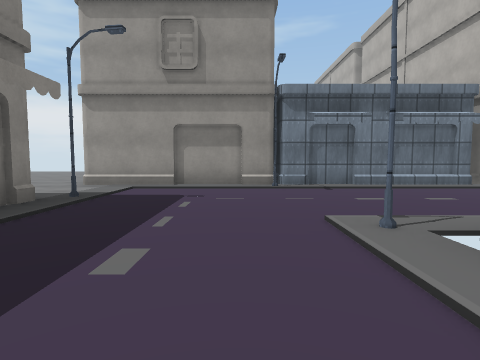
view 1 (above)

17 first-person views from a walk through a scene from a Unity 3-D project. The camera is 1.2 m above the floor, tilts 4° down and sees 80° across. The floor is counted in squares, 2 m on a side. Each view is taken from the middle of a square. On the plan, view 1 faces up. The plan holds only what a view shows up to about 9 squares ahead; the rest is blank. The place goes on beyond the plan. Some animated figures are not drawn. Some surface patterns are stand-ins.

view 2
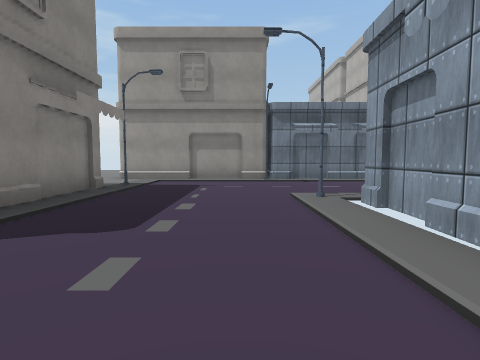

view 3
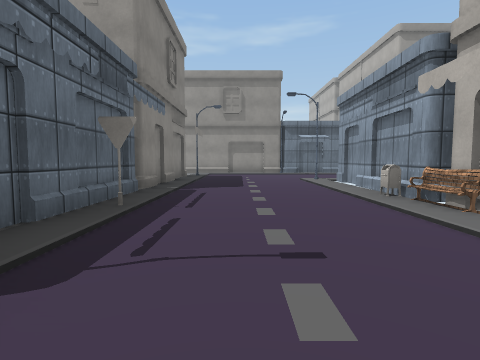

view 4
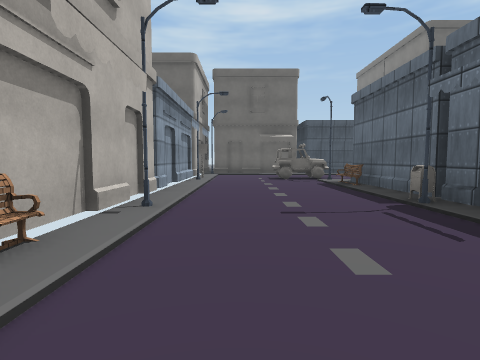

view 5
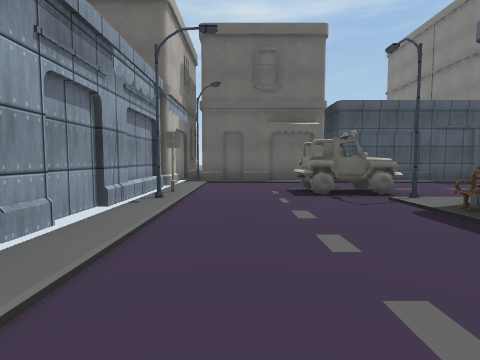

view 6
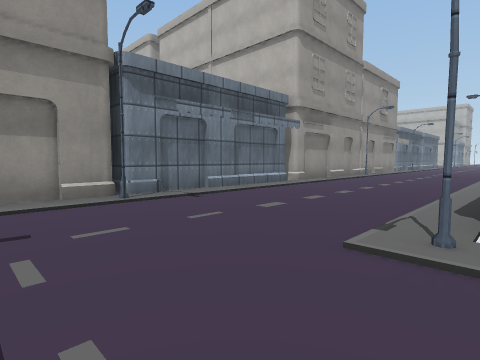

view 7
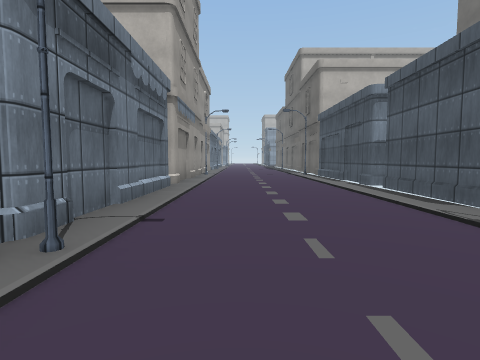

view 8
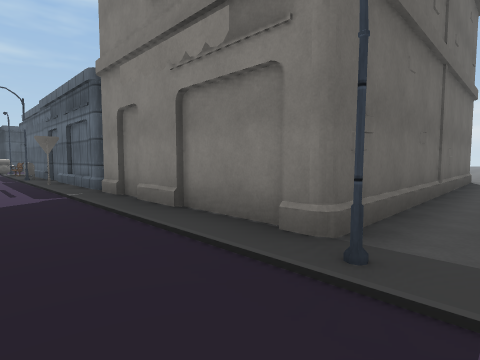

view 9
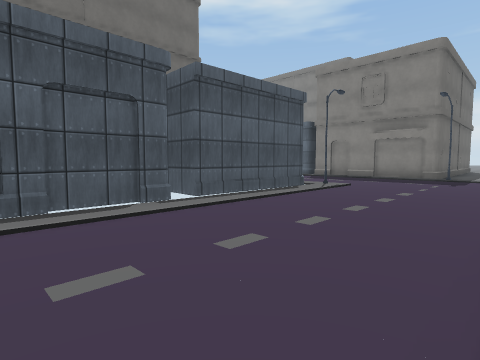

view 10
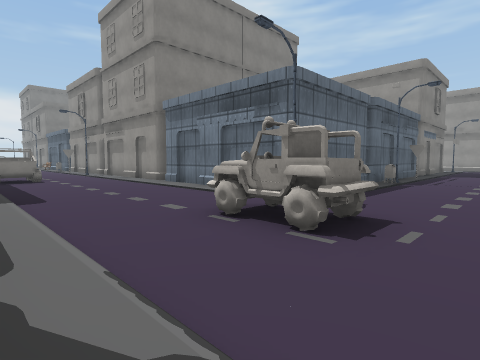

view 11
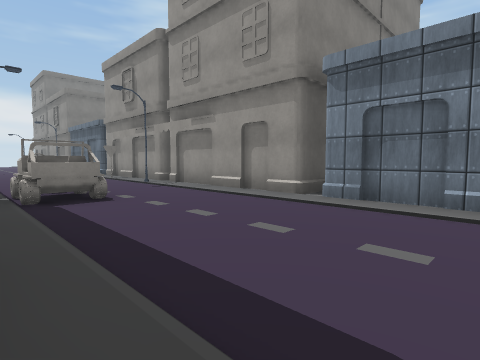

view 12
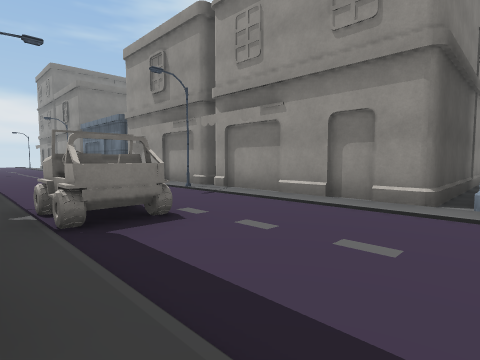

view 13
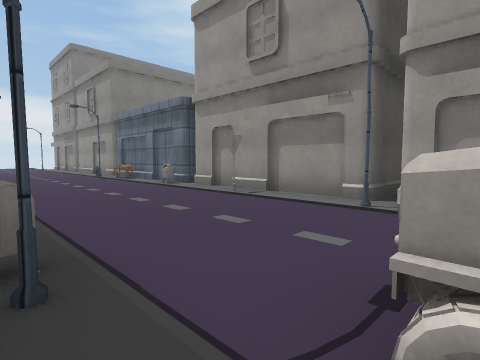

view 14
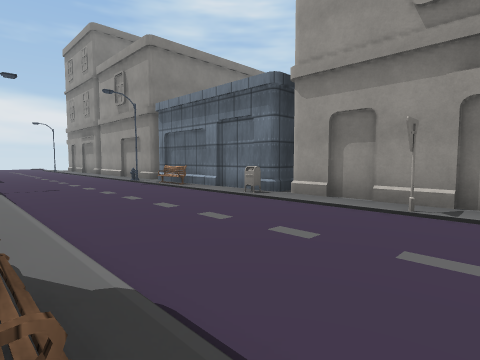

view 15
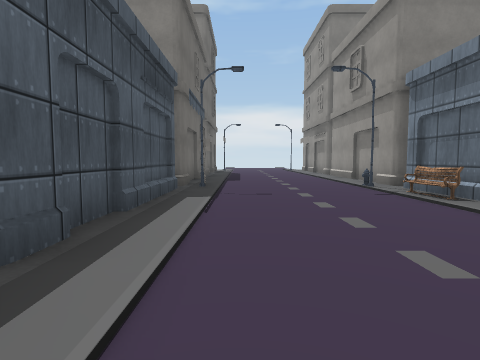

view 16
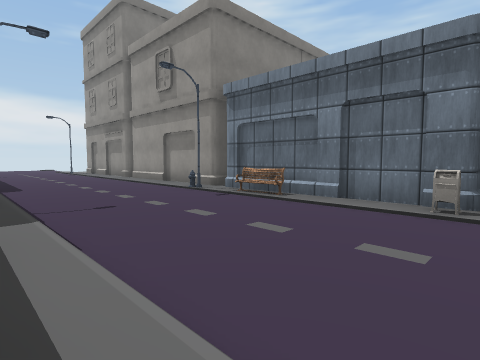

view 17
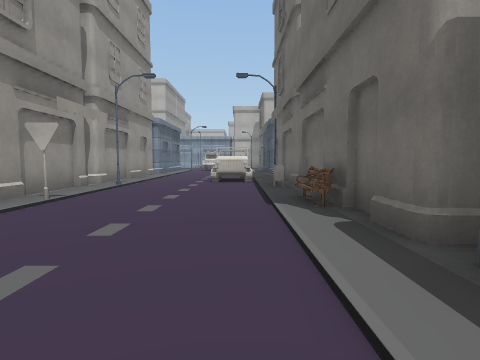

### Floor plan
Key: @ floor where view 1 was taken; # wall or solid block; . floor; / step, stairs or slope; ^ raised ledge; B building; P pole; M mailbox; E bench; O other object.
Columns run from 24 left of view 1 to 8 right of it. Each row starts with its distance up from view 1.
  9                   ..          B
  8                   ..     #    B
  7                    ..#BBB#####BBB
  6                     .....P.......
  5                   ...............
  4               #######P...........
  3                     ##...........
  2                      #...P#######
  1                      #....#  #
  0                      B..@.#
 -1                      #....#
 -2                      #...M#   BBB
 -3                      #....E
 -4                 #    #...PB
 -5                 B    MP...B
 -6                 #    #....B
 -7            #    #   ##....#
 -8 #####################E....#
 -9 ..OE#.M..#..P........P...P#
-10 ..P..................##^..#
-11 ..........................#
-12 .............^^...........BB
-13 .#P#///.E#.MP...././//B..P#
-14    #####         ##########

Positions as (right, up) in squares from view 1, and headings:
1: (0, 0), facing up
2: (0, -2), facing up
3: (-1, -6), facing up
4: (0, -1), facing down
5: (0, -5), facing down
6: (-1, 2), facing up-right
7: (-1, 5), facing right
8: (-1, 5), facing down-left
9: (8, 6), facing down-left
10: (0, -13), facing up-left
11: (-5, -13), facing up-left
12: (-7, -13), facing up-left
13: (-11, -13), facing up-left
14: (-14, -13), facing up-left
15: (-16, -12), facing left
16: (-17, -13), facing up-left
17: (-19, -12), facing right
